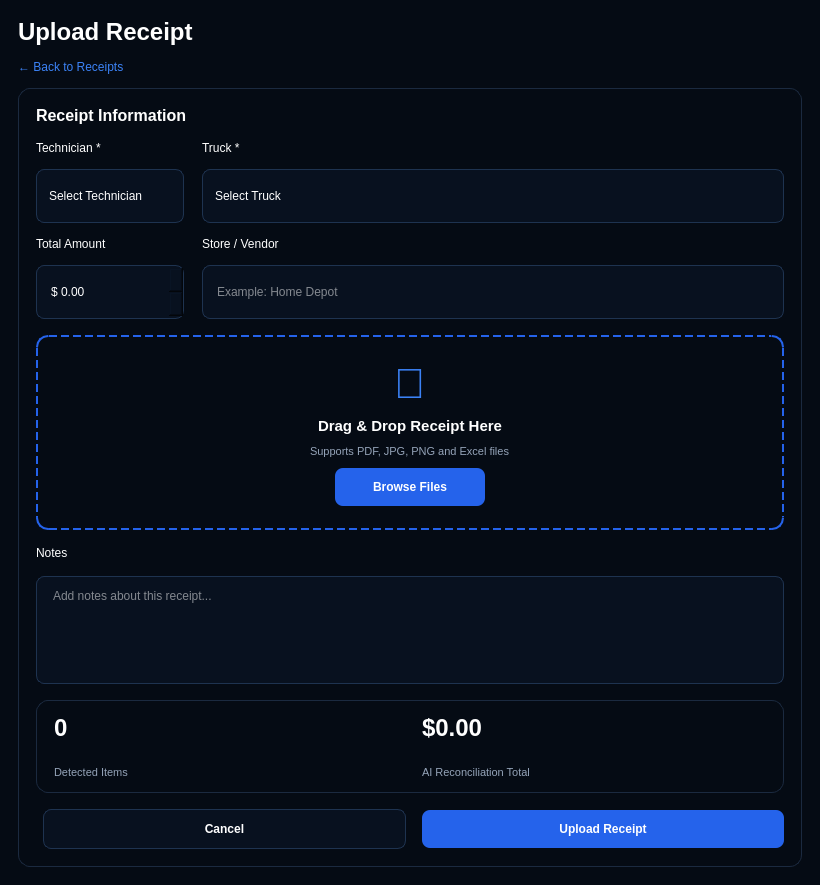
<?xml version="1.0" encoding="UTF-8"?>
<ui version="4.0">
	<class>UploadReceiptDialogClass</class>

	<widget class="QDialog" name="UploadReceiptDialogClass">

		<property name="geometry">
			<rect>
				<x>0</x>
				<y>0</y>
				<width>820</width>
				<height>640</height>
			</rect>
		</property>

		<property name="windowTitle">
			<string>Upload Receipt</string>
		</property>

		<property name="styleSheet">
			<string notr="true">

				QDialog#UploadReceiptDialogClass {
				background-color: #050B14;
				color: #FFFFFF;
				font-family: "Segoe UI";
				}

				QLabel {
				background: transparent;
				color: white;
				}

				QLabel#dialogTitle {
				font-size: 24px;
				font-weight: 800;
				}

				QLabel#backLabel {
				color: #3B82F6;
				font-size: 12px;
				}

				QWidget#formCard,
				QWidget#uploadArea,
				QWidget#summaryCard {
				background: qlineargradient(
				x1:0, y1:0,
				x2:1, y2:1,
				stop:0 #0B1626,
				stop:1 #091322
				);
				border: 1px solid #1B2A40;
				border-radius: 12px;
				}

				QWidget#uploadArea {
				border: 2px dashed #2563EB;
				}

				QLabel#sectionTitle {
				font-size: 16px;
				font-weight: 800;
				}

				QLabel#fieldLabel {
				color: #CBD5E1;
				font-size: 12px;
				font-weight: 600;
				}

				QLabel#uploadIcon {
				font-size: 42px;
				color: #3B82F6;
				}

				QLabel#uploadText {
				font-size: 15px;
				font-weight: 700;
				}

				QLabel#uploadSubtext {
				color: #94A3B8;
				font-size: 11px;
				}

				QLineEdit,
				QComboBox,
				QDoubleSpinBox,
				QPlainTextEdit {
				background-color: #08111F;
				border: 1px solid #1E3350;
				border-radius: 8px;
				color: white;
				padding: 8px 12px;
				min-height: 36px;
				font-size: 12px;
				}

				QLineEdit:focus,
				QComboBox:focus,
				QDoubleSpinBox:focus,
				QPlainTextEdit:focus {
				border: 1px solid #2563EB;
				}

				QComboBox::drop-down {
				border: none;
				width: 24px;
				}

				QPlainTextEdit {
				min-height: 90px;
				}

				QPushButton#browseButton {
				background-color: #2563EB;
				border: none;
				border-radius: 8px;
				color: white;
				min-height: 38px;
				min-width: 150px;
				font-size: 12px;
				font-weight: 700;
				}

				QPushButton#browseButton:hover {
				background-color: #1D4ED8;
				}

				QPushButton#cancelButton {
				background-color: #08111F;
				border: 1px solid #1E3350;
				border-radius: 8px;
				color: white;
				min-height: 38px;
				min-width: 120px;
				font-size: 12px;
				font-weight: 700;
				}

				QPushButton#cancelButton:hover {
				background-color: #111C2D;
				}

				QPushButton#uploadButton {
				background-color: #2563EB;
				border: none;
				border-radius: 8px;
				color: white;
				min-height: 38px;
				min-width: 140px;
				font-size: 12px;
				font-weight: 800;
				}

				QPushButton#uploadButton:hover {
				background-color: #1D4ED8;
				}

				QLabel#summaryValue {
				color: white;
				font-size: 24px;
				font-weight: 800;
				}

				QLabel#summaryLabel {
				color: #94A3B8;
				font-size: 11px;
				}

			</string>
		</property>

		<layout class="QVBoxLayout" name="rootLayout">

			<property name="leftMargin">
				<number>18</number>
			</property>

			<property name="topMargin">
				<number>18</number>
			</property>

			<property name="rightMargin">
				<number>18</number>
			</property>

			<property name="bottomMargin">
				<number>18</number>
			</property>

			<property name="spacing">
				<number>14</number>
			</property>

			<!-- TITLE -->

			<item>

				<layout class="QVBoxLayout" name="titleLayout">

					<item>

						<widget class="QLabel" name="dialogTitle">

							<property name="text">
								<string>Upload Receipt</string>
							</property>

						</widget>

					</item>

					<item>

						<widget class="QLabel" name="backLabel">

							<property name="text">
								<string>← Back to Receipts</string>
							</property>

						</widget>

					</item>

				</layout>

			</item>

			<!-- FORM CARD -->

			<item>

				<widget class="QWidget" name="formCard" native="true">

					<layout class="QVBoxLayout" name="formCardLayout">

						<property name="leftMargin">
							<number>18</number>
						</property>

						<property name="topMargin">
							<number>18</number>
						</property>

						<property name="rightMargin">
							<number>18</number>
						</property>

						<property name="bottomMargin">
							<number>18</number>
						</property>

						<property name="spacing">
							<number>16</number>
						</property>

						<!-- SECTION -->

						<item>

							<widget class="QLabel" name="sectionTitle">

								<property name="text">
									<string>Receipt Information</string>
								</property>

							</widget>

						</item>

						<!-- GRID -->

						<item>

							<layout class="QGridLayout" name="formGrid">

								<property name="horizontalSpacing">
									<number>18</number>
								</property>

								<property name="verticalSpacing">
									<number>14</number>
								</property>

								<!-- TECH -->

								<item row="0" column="0">

									<widget class="QLabel" name="technicianLabel">

										<property name="text">
											<string>Technician *</string>
										</property>

									</widget>

								</item>

								<item row="1" column="0">

									<widget class="QComboBox" name="technicianComboBox">

										<item>
											<property name="text">
												<string>Select Technician</string>
											</property>
										</item>
										<item>
											<property name="text">
												<string>John Smith</string>
											</property>
										</item>
										<item>
											<property name="text">
												<string>Mike Johnson</string>
											</property>
										</item>
										<item>
											<property name="text">
												<string>Sarah Davis</string>
											</property>
										</item>

									</widget>

								</item>

								<!-- TRUCK -->

								<item row="0" column="1">

									<widget class="QLabel" name="truckLabel">

										<property name="text">
											<string>Truck *</string>
										</property>

									</widget>

								</item>

								<item row="1" column="1">

									<widget class="QComboBox" name="truckComboBox">

										<item>
											<property name="text">
												<string>Select Truck</string>
											</property>
										</item>
										<item>
											<property name="text">
												<string>Truck 1</string>
											</property>
										</item>
										<item>
											<property name="text">
												<string>Truck 2</string>
											</property>
										</item>
										<item>
											<property name="text">
												<string>Truck 3</string>
											</property>
										</item>

									</widget>

								</item>

								<!-- TOTAL -->

								<item row="2" column="0">

									<widget class="QLabel" name="amountLabel">

										<property name="text">
											<string>Total Amount</string>
										</property>

									</widget>

								</item>

								<item row="3" column="0">

									<widget class="QDoubleSpinBox" name="amountInput">

										<property name="maximum">
											<double>999999.000000000000000</double>
										</property>

										<property name="prefix">
											<string>$ </string>
										</property>

									</widget>

								</item>

								<!-- STORE -->

								<item row="2" column="1">

									<widget class="QLabel" name="storeLabel">

										<property name="text">
											<string>Store / Vendor</string>
										</property>

									</widget>

								</item>

								<item row="3" column="1">

									<widget class="QLineEdit" name="storeInput">

										<property name="placeholderText">
											<string>Example: Home Depot</string>
										</property>

									</widget>

								</item>

							</layout>

						</item>

						<!-- UPLOAD -->

						<item>

							<widget class="QWidget" name="uploadArea" native="true">

								<layout class="QVBoxLayout" name="uploadLayout">

									<property name="leftMargin">
										<number>24</number>
									</property>

									<property name="topMargin">
										<number>24</number>
									</property>

									<property name="rightMargin">
										<number>24</number>
									</property>

									<property name="bottomMargin">
										<number>24</number>
									</property>

									<property name="spacing">
										<number>10</number>
									</property>

									<item alignment="Qt::AlignHCenter">

										<widget class="QLabel" name="uploadIcon">

											<property name="text">
												<string>📄</string>
											</property>

										</widget>

									</item>

									<item alignment="Qt::AlignHCenter">

										<widget class="QLabel" name="uploadText">

											<property name="text">
												<string>Drag &amp; Drop Receipt Here</string>
											</property>

										</widget>

									</item>

									<item alignment="Qt::AlignHCenter">

										<widget class="QLabel" name="uploadSubtext">

											<property name="text">
												<string>Supports PDF, JPG, PNG and Excel files</string>
											</property>

										</widget>

									</item>

									<item alignment="Qt::AlignHCenter">

										<widget class="QPushButton" name="browseButton">

											<property name="text">
												<string>Browse Files</string>
											</property>

										</widget>

									</item>

								</layout>

							</widget>

						</item>

						<!-- NOTES -->

						<item>

							<widget class="QLabel" name="notesLabel">

								<property name="text">
									<string>Notes</string>
								</property>

							</widget>

						</item>

						<item>

							<widget class="QPlainTextEdit" name="notesInput">

								<property name="placeholderText">
									<string>Add notes about this receipt...</string>
								</property>

							</widget>

						</item>

						<!-- SUMMARY -->

						<item>

							<widget class="QWidget" name="summaryCard" native="true">

								<layout class="QHBoxLayout" name="summaryLayout">

									<property name="leftMargin">
										<number>18</number>
									</property>

									<property name="topMargin">
										<number>14</number>
									</property>

									<property name="rightMargin">
										<number>18</number>
									</property>

									<property name="bottomMargin">
										<number>14</number>
									</property>

									<property name="spacing">
										<number>24</number>
									</property>

									<item>

										<layout class="QVBoxLayout" name="summaryLeft">

											<item>

												<widget class="QLabel" name="summaryValue">

													<property name="text">
														<string>0</string>
													</property>

												</widget>

											</item>

											<item>

												<widget class="QLabel" name="summaryLabel">

													<property name="text">
														<string>Detected Items</string>
													</property>

												</widget>

											</item>

										</layout>

									</item>

									<item>

										<layout class="QVBoxLayout" name="summaryRight">

											<item>

												<widget class="QLabel" name="summaryValue2">

													<property name="text">
														<string>$0.00</string>
													</property>

													<property name="styleSheet">
														<string notr="true">
															font-size: 24px;
															font-weight: 800;
															color: white;
														</string>
													</property>

												</widget>

											</item>

											<item>

												<widget class="QLabel" name="summaryLabel2">

													<property name="text">
														<string>AI Reconciliation Total</string>
													</property>

													<property name="styleSheet">
														<string notr="true">
															color: #94A3B8;
															font-size: 11px;
														</string>
													</property>

												</widget>

											</item>

										</layout>

									</item>

								</layout>

							</widget>

						</item>

						<!-- BUTTONS -->

						<item>

							<layout class="QHBoxLayout" name="buttonLayout">

								<item>

									<spacer name="buttonSpacer">

										<property name="orientation">
											<enum>Qt::Horizontal</enum>
										</property>

									</spacer>

								</item>

								<item>

									<widget class="QPushButton" name="cancelButton">

										<property name="text">
											<string>Cancel</string>
										</property>

									</widget>

								</item>

								<item>

									<widget class="QPushButton" name="uploadButton">

										<property name="text">
											<string>Upload Receipt</string>
										</property>

									</widget>

								</item>

							</layout>

						</item>

					</layout>

				</widget>

			</item>

		</layout>

	</widget>

	<resources/>
	<connections/>
</ui>
